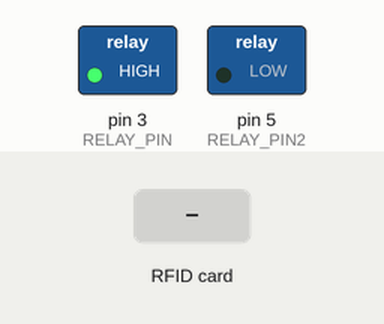
Simulated run of this sketch. Board: Arduino Mega 2560, built with avr-gcc and run on an emulated ATmega2560. On the bench: switched loads named in the sketch (green lamp = pin HIGH). The test bench sets the inputs (shaded band). Pins used as bus, display or sensor lines are not drawn; what the sketch prints to the serial monitor is not drawn.

Above: at 1.2 s.
1.3 s: RFID card 65 8F DB 21 held to the reader
Timing chart, 0 to 4.3 s (numbered marks = the images above; inputs shaded):
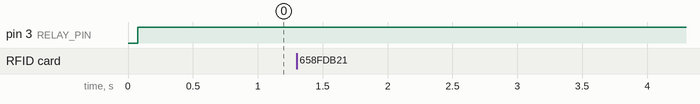

Measured:
- after the input at 1.3 s, pin 3 (RELAY_PIN): stays HIGH (without the input it goes to LOW after 8.8 s)

The sketch:

mster_gata.2205.ino
```cpp
#include<SPI.h>
#include<MFRC522.h>
#define SS_PIN 53
#define RST_PIN 49
#define echoPinA 8
#define trigPinA 9
#define echoPinB 10
#define trigPinB 11


const int RELAY_PIN = 3;
const int RELAY_PIN2 = 5;
int buttonState = 0;
long timpA,timpB,timpC;
int distantaA,distantaB,distantaC;

MFRC522 mfrc522(SS_PIN, RST_PIN);

void Send_RFID_to_BLUETOOTH()
{
  if ( ! mfrc522.PICC_IsNewCardPresent())
  {
    return;
  }
  // Select one of the cards
  if ( ! mfrc522.PICC_ReadCardSerial())
  {
    return;
  }
  //Show UID on serial monitor

  String content = "";
  byte letter;
  for (byte i = 0; i < mfrc522.uid.size; i++)
  {
    content.concat(String(mfrc522.uid.uidByte[i] < 0x10 ? " 0" : " "));
    content.concat(String(mfrc522.uid.uidByte[i], HEX));
  }

  content.toUpperCase();

  if (content.substring(1) == "65 8F DB 21") //change here the UID of the card/cards that you want to give access
  {
    Serial.print("1");
  }
  if (content.substring(1) == "A9 B9 3B 94") {
    Serial.print("0");

  }
}


void senzorA()
{
  digitalWrite(trigPinA, LOW);
  delayMicroseconds(2);
  // Sets the trigPin HIGH (ACTIVE) for 10 microseconds
  digitalWrite(trigPinA, HIGH);
  delayMicroseconds(10);
  digitalWrite(trigPinA, LOW);
  // Reads the echoPin, returns the sound wave travel time in microseconds
  timpA = pulseIn(echoPinA, HIGH);
  // Calculating the distance
  distantaA = timpA * 0.034 / 2; // Speed of sound wave divided by 2 (go and back)
}


  void senzorB()
  {
    digitalWrite(trigPinB, LOW);
    delayMicroseconds(2);
    // Sets the trigPin HIGH (ACTIVE) for 10 microseconds
    digitalWrite(trigPinB, HIGH);
    delayMicroseconds(10);
    digitalWrite(trigPinB, LOW);
    // Reads the echoPin, returns the sound wave travel time in microseconds
    timpB = pulseIn(echoPinB, HIGH);
    // Calculating the distance
    distantaB = timpB * 0.034 / 2; // Speed of sound wave divided by 2 (go and back)
  }


void setup() {
  SPI.begin();
  mfrc522.PCD_Init();
  Serial.begin(38400); // Default communication rate of the Bluetooth module

  pinMode(RELAY_PIN, OUTPUT);
  pinMode(RELAY_PIN2, OUTPUT);

  pinMode(trigPinA, OUTPUT); // Sets the trigPin as an OUTPUT
  pinMode(echoPinA, INPUT); // Sets the echoPin as an INPUT

  pinMode(trigPinB, OUTPUT); // Sets the trigPin as an OUTPUT
  pinMode(echoPinB, INPUT); // Sets the echoPin as an INPUT


}

void loop() {

  Send_RFID_to_BLUETOOTH();

  if (distantaA <= 15)
  {
    digitalWrite(RELAY_PIN, HIGH);
    delay(10000);
    digitalWrite(RELAY_PIN, LOW);
  }
  else if (distantaB <= 15)
  {
    digitalWrite(RELAY_PIN2, HIGH);
    delay(10000);
    digitalWrite(RELAY_PIN2, LOW);
  }

}
```
